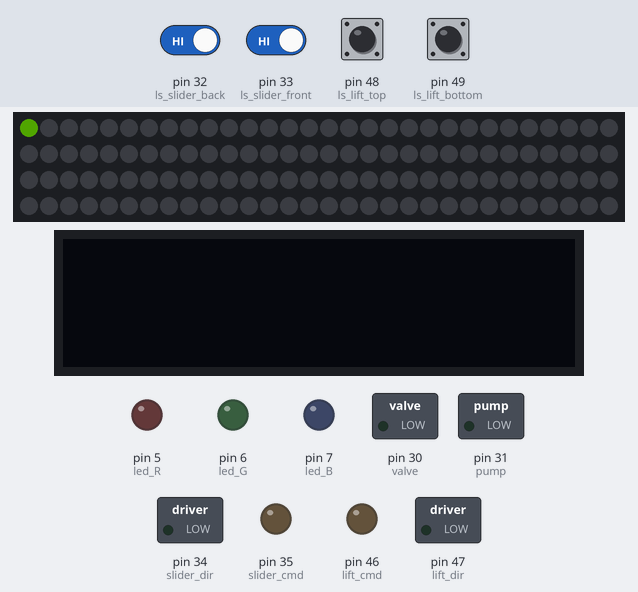
Recording of a sketch running on a simulated Arduino Mega 2560, built with avr-gcc and run on an emulated ATmega2560. Parts: 120 RGB LEDs in strip order, left to right, continuing on the next row, 128×32 one-colour display, switched loads named in the sketch (green lamp = pin HIGH), output pins drawn as LEDs (lit = HIGH). Inputs (shaded band) come from the test bench; at power-on: pin 32 (ls_slider_back), pin 33 (ls_slider_front), pin 48 (ls_lift_top), pin 49 (ls_lift_bottom) HIGH. Dim RGB values are drawn brighter than linear; what the sketch prints to the serial monitor is not drawn.

Above: at 0.1 s.
At 1.9 s:
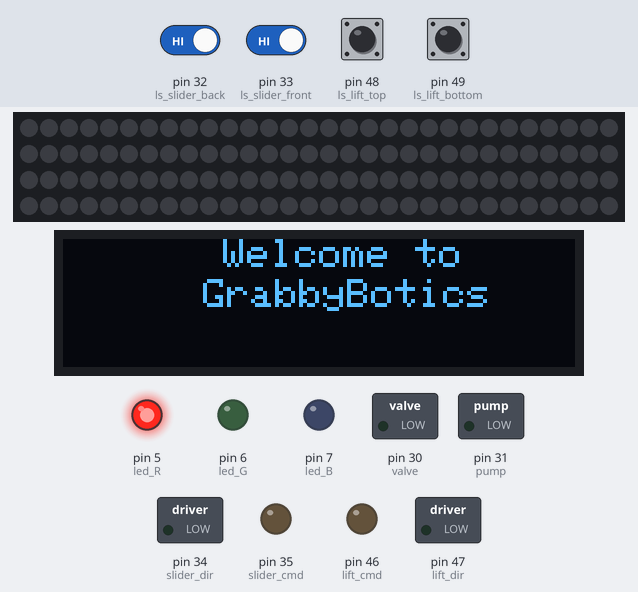
At 2.4 s:
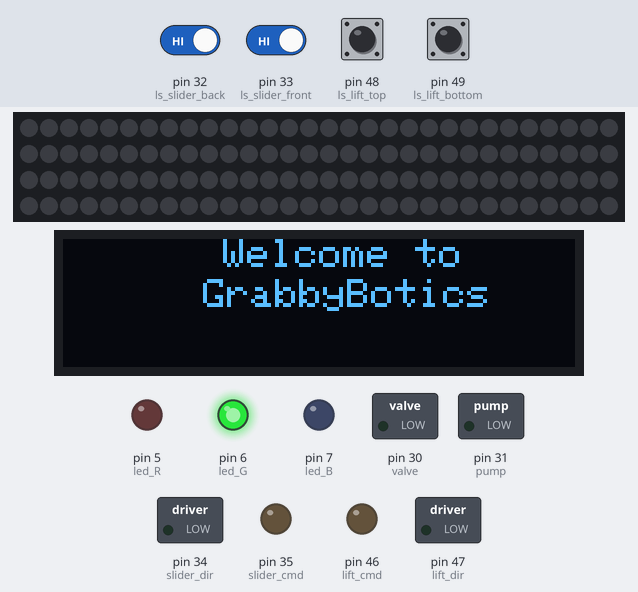
At 2.9 s:
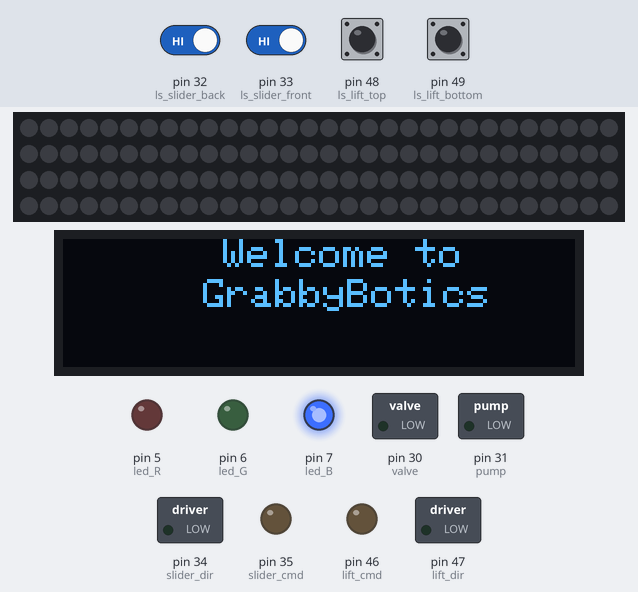
At 3.4 s:
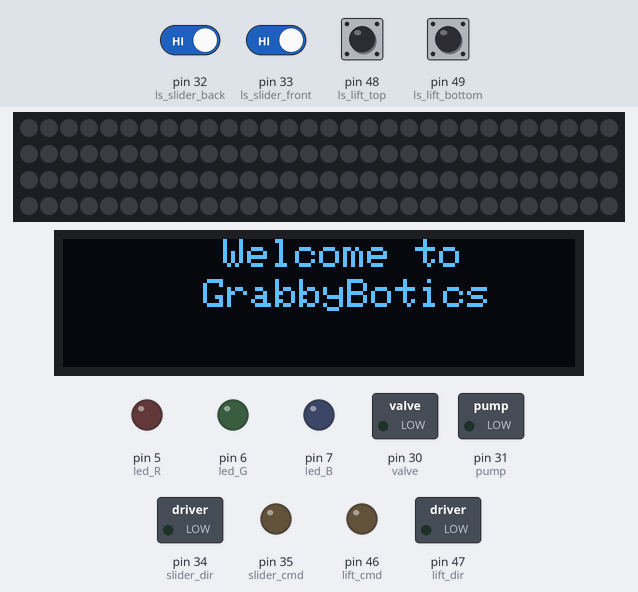
Timing chart, 0 to 4.9 s (numbered marks = the images above):
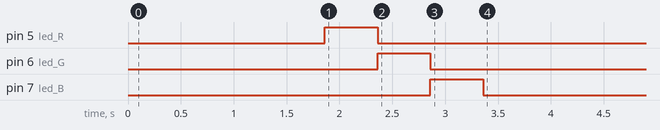

The sketch:

TestSequenceGrabby.ino
```cpp
//Nema17Stepper
#define slider_dir 34
#define slider_cmd 35

//led
#define led_R 5
#define led_G 6
#define led_B 7

//LS
#define ls_slider_back 32
#define ls_slider_front 33
#define ls_lift_bottom 49
#define ls_lift_top 48 //29

//relay
#define pump 31 //pin is 50
#define valve 30

//DC motor
#define lift_dir 47
#define lift_cmd 46


//variable
bool lsf_last=1; //to know if the limit switch slider front was the last pressed
bool lslt_last=0;

//Bande LED
// #include "Adafruit_NeoPixel.h"
// #define led_strip_pin  4
// #define led_strip_pixel_quant 120
// Adafruit_NeoPixel strip(led_strip_pixel_quant, led_strip_pin, NEO_GRB + NEO_KHZ800);
#include "LedStrip.hpp"

//OLED screen
#include <Wire.h>
#include <Adafruit_SSD1306.h>
#define screen_w 128 //
#define screen_h 32 //64 works but small, 32 better
Adafruit_SSD1306 screen(screen_w, screen_h, &Wire, -1);


//TOF sensor
#include <VL53L0X.h>
#include <movingAvg.h>
VL53L0X tof;
movingAvg tof_avg(15);

// //PID
#include <PID_v1.h>
double Setpoint, Input, Output;
double Kp=20, Ki=0, Kd=0;
PID myPID(&Input, &Output, &Setpoint, Kp, Ki, Kd, DIRECT);

//----------------------------------SETUP---------------------------------------------
void setup() {
  Serial.begin(9600);
  //stepper
  pinMode(slider_dir, OUTPUT);  // DIR Pin
  pinMode(slider_cmd, OUTPUT);  // STEP Pin
  digitalWrite(slider_cmd, 0);
  digitalWrite(slider_dir, 0);
  //led
  pinMode(led_R, OUTPUT);
  pinMode(led_G, OUTPUT);
  pinMode(led_B, OUTPUT);
  //LS
  pinMode(ls_slider_front, INPUT_PULLUP);
  pinMode(ls_slider_back, INPUT_PULLUP);
  pinMode(ls_lift_bottom, INPUT_PULLUP);
  pinMode(ls_lift_top, INPUT_PULLUP);
  //relays
  pinMode(pump, OUTPUT);
  pinMode(valve, OUTPUT);
  //DC motor
  pinMode(lift_dir, OUTPUT);
  pinMode(lift_cmd, OUTPUT);
  digitalWrite(lift_cmd, 0);
  digitalWrite(lift_dir, 0);

  //SETUP LED
  strip.begin();
  strip.setBrightness(50);  // luminosité de la LED (maximum 255)
  for (int x=0; x <= led_strip_pixel_quant; x++) {
    strip.setPixelColor(x, strip.Color(100, 200, 0));
    strip.show();
    delay(10);
    strip.clear();
  }

  //OLED screen
  screen.begin(SSD1306_SWITCHCAPVCC, 0x3C);
  screen.clearDisplay();
  screen.invertDisplay(0);
  screen.setTextSize(1);
  screen.setTextColor(SSD1306_WHITE);
  screen.setCursor(40, 0);
  screen.println("Welcome to");
  screen.setCursor(35, 10);
  screen.println("GrabbyBotics");
  screen.display();


  //TOF sensor
  tof.setAddress(0x31);
  tof.setTimeout(500);
  tof.init(true);
  tof.startContinuous();
  tof_avg.begin();

  digitalWrite(led_R,1);
  delay(500);
  digitalWrite(led_R,0);
  digitalWrite(led_G,1);
  delay(500);
  digitalWrite(led_G,0);
  digitalWrite(led_B,1);
  delay(500);
  digitalWrite(led_B,0);
  Serial.println("Setup done");
  //setup pid
  myPID.SetMode(AUTOMATIC);
  myPID.SetOutputLimits(-255,255);
  Setpoint = 180;
}


//----------------------------------LOOP---------------------------------------------
void loop() {
  // TEST SEQUENCE:
  lsTest(); //green light is on when ls pressed
  // relayTest(); //activate relays in turns
  // stepperTest2(); //one turn cw one cc
  // sliderTest(); //slider moves back to front
  // sliderTest2(); //slider moves front to back and ativate pump and valve
  // DCmotorTest(); //3sec cc and 3sec cw
  // liftTest(); //Lift goes all the way up then all the way down
  // globalTest(); //platform goes up -> grip sequence -> platform down -> release sequence

  // lcdScreen();
  // TOF();
  // lcdAndTOF();
  //platformAndTOF();
  //  platformPID(); //85mm to 277mm
  // globalGripAndReleaseSequence();

}

//----------------------------------FUNCTIONS----------------------------------------
void platformPID(){
  int dst = tof.readRangeContinuousMillimeters();
  int dst_avg = tof_avg.reading(dst);
  Serial.print(dst_avg);
  Input = dst_avg;
  myPID.Compute();
  if(Output <  0){
    digitalWrite(lift_dir, HIGH);
  }
  else{
    digitalWrite(lift_dir, LOW);
  }
  Serial.print(" output:");
  Serial.println(Output);
  if (abs(Output)>20) {
    analogWrite(lift_cmd, abs(Output));
  }
  else {
    analogWrite(lift_cmd, 0);
  }

  screen.clearDisplay();
  screen.setTextSize(1);
  screen.setTextColor(SSD1306_WHITE);
  screen.setCursor(0, 0);
  screen.println("Height: "+String(dst_avg)+" mm");
  screen.display();
}

void lcdAndTOF(){
  int dst = tof.readRangeContinuousMillimeters();
  int dst_avg = tof_avg.reading(dst);

  screen.clearDisplay();
  screen.setTextSize(1);
  screen.setTextColor(SSD1306_WHITE);
  screen.setCursor(0, 0);
  screen.println("Height: "+String(dst_avg)+" mm");
  screen.display();
}

void TOF(){
  int dst = tof.readRangeContinuousMillimeters();
  int dst_avg = tof_avg.reading(dst);
  Serial.println("distance: "+String(dst_avg));
  delay(50);
}

void lcdScreen(){
  screen.clearDisplay();

  //yellow info
  screen.setTextSize(1);
  screen.setTextColor(SSD1306_WHITE);
  screen.setCursor(0, 0);
  screen.println("H:xxx  D:xxx  p:x");
  //blue info
  screen.println("Picking up package");
  screen.println();
  screen.println("Holding at XXXmm");
  screen.display();
  delay(500);
}

//-----------------------------Test Sequence Functions-------------------------------------
void globalTest(){
  static bool ls_bottom_last = 1;
  static int step_delay = 200;
  bool ls_bottom_pressed = !digitalRead(ls_lift_bottom);
  bool ls_top_pressed = !digitalRead(ls_lift_top);

  //Platform arrives at the bottom
  if (ls_bottom_pressed && !ls_bottom_last) {
      analogWrite(lift_cmd, 0);
      strip.fill(strip.Color(0,165,255));
      strip.show();

      //Pump starts to grab the package and slider push it
      bool slider_ls_front_pressed = !digitalRead(ls_slider_front);
      digitalWrite(slider_dir, 0);
      digitalWrite(pump, 1);
      while (!slider_ls_front_pressed) {
        digitalWrite(slider_cmd,1);
        delayMicroseconds(step_delay);
        digitalWrite(slider_cmd,0);
        delayMicroseconds(step_delay);
        slider_ls_front_pressed = !digitalRead(ls_slider_front);
      }
      digitalWrite(pump, 0);

      //Set the package free
      digitalWrite(valve, 1);
      delay(2000);
      digitalWrite(valve, 0);

      //slider goes back to origin
      bool slider_ls_back_pressed = !digitalRead(ls_slider_back);
      digitalWrite(slider_dir, 1);
      while (!slider_ls_back_pressed) {
        digitalWrite(slider_cmd,1);
        delayMicroseconds(step_delay);
        digitalWrite(slider_cmd,0);
        delayMicroseconds(step_delay);
        slider_ls_back_pressed = !digitalRead(ls_slider_back);
      }

      //Platform starts going up
      digitalWrite(lift_dir, 0);
      analogWrite(lift_cmd, 255);
      digitalWrite(led_G, 0);
      digitalWrite(led_R, 1);
      ls_bottom_last = 1;
  }

  //Platform arrives to the top
  else if (ls_top_pressed && ls_bottom_last) {
      analogWrite(lift_cmd, 0);
      strip.fill(strip.Color(165,0,255));
      strip.show();


      //Slider goes forward to go in contact with the package
      bool slider_ls_front_pressed = !digitalRead(ls_slider_front);
      digitalWrite(slider_dir, 0);
      while (!slider_ls_front_pressed) {
        digitalWrite(slider_cmd,1);
        delayMicroseconds(step_delay);
        digitalWrite(slider_cmd,0);
        delayMicroseconds(step_delay);
        slider_ls_front_pressed = !digitalRead(ls_slider_front);
      }

      //Sucks the package
      digitalWrite(pump, 1);
      delay(1000);

      //Slider pulls the package on the platform
       bool slider_ls_back_pressed = !digitalRead(ls_slider_back);
      digitalWrite(slider_dir, 1);
      while (!slider_ls_back_pressed) {
        digitalWrite(slider_cmd,1);
        delayMicroseconds(step_delay);
        digitalWrite(slider_cmd,0);
        delayMicroseconds(step_delay);
        slider_ls_back_pressed = !digitalRead(ls_slider_back);
      }
      digitalWrite(pump,0);

      //Platform starts going down
      digitalWrite(lift_dir, 1);
      analogWrite(lift_cmd, 255);
      digitalWrite(led_G, 1);
      digitalWrite(led_R, 0);
      ls_bottom_last = 0;
  }

  if (ls_bottom_last) {
    ledLiftUp();
  }
  else {
    ledLiftDown();
  }
}

void liftTest(){
  bool lsb = digitalRead(ls_lift_bottom);
  bool lst = digitalRead(ls_lift_top);
  if (!lsb && lslt_last) {
    digitalWrite(lift_dir, 1);
    digitalWrite(lift_cmd, 1);
    digitalWrite(led_G, 0);
    digitalWrite(led_R, 1);
    lslt_last = 0;
  }
  else if (!lst && !lslt_last) {
    digitalWrite(lift_dir, 0);
    digitalWrite(lift_cmd, 1);
    digitalWrite(led_G, 1);
    digitalWrite(led_R, 0);
    lslt_last = 1;
  }
  if (lslt_last) {
    ledLiftUp();
  }
  else {
    ledLiftDown();
  }
}

void DCmotorTest() {
  //3sec one cw 3sec cc
  digitalWrite(lift_dir, 1);
  digitalWrite(led_G, 0);
  digitalWrite(led_R, 1);
  digitalWrite(lift_cmd, 1);
  delay(3000);
  digitalWrite(lift_cmd,0);
  delay(500);
  digitalWrite(lift_dir, 0);
  digitalWrite(led_G, 1);
  digitalWrite(led_R, 0);
  digitalWrite(lift_cmd, 1);
  delay(3000);
  digitalWrite(lift_cmd,0);
  delay(500);
}

void sliderTest2() {
  //forward (1) when cw, backward (0) when ccw
  bool lsf = digitalRead(ls_slider_front);
  bool lsb = digitalRead(ls_slider_back);
  if (!lsf && !lsf_last) { //front ls closed
    digitalWrite(slider_dir, 1);
    digitalWrite(pump,1);
    digitalWrite(led_G,0);
    digitalWrite(led_R,0);
    delay(2000);
    digitalWrite(pump,0);
    digitalWrite(led_G,1);
    digitalWrite(led_R,0);
    lsf_last = 1;
  }
  else if (!lsb && lsf_last) { //back ls closed
    digitalWrite(slider_dir, 0);
    digitalWrite(valve,1);
    digitalWrite(led_G,0);
    digitalWrite(led_R,0);
    delay(2000);
    digitalWrite(valve,0);
    digitalWrite(led_G,0);
    digitalWrite(led_R,1);
    lsf_last = 0;
  }
  int dl = 300;
  digitalWrite(slider_cmd,1);
  delayMicroseconds(dl);
  digitalWrite(slider_cmd,0);
  delayMicroseconds(dl);
}

void sliderTest() {
  //forward (1) when cw, backward (0) when ccw
  bool lsf = digitalRead(ls_slider_front);
  bool lsb = digitalRead(ls_slider_back);
  if (!lsf) { //front ls closed
    digitalWrite(slider_dir, 1);
    digitalWrite(led_G,1);
    digitalWrite(led_R,0);
  }
  else if (!lsb) { //back ls closed
    digitalWrite(slider_dir, 0);
    digitalWrite(led_G,0);
    digitalWrite(led_R,1);
  }
  int dl = 200 ;
  digitalWrite(slider_cmd,1);
  delayMicroseconds(dl);
  digitalWrite(slider_cmd,0);
  delayMicroseconds(dl);
}

void stepperTest2() { //stepper does one turn clockwise and one cc
   int dl = 200;
  digitalWrite(slider_dir,1);
  digitalWrite(led_G, 1);
  for (int x=0; x<2048; x++) {
    digitalWrite(slider_cmd,1);
    delayMicroseconds(dl);
    digitalWrite(slider_cmd,0);
    delayMicroseconds(dl);
  }
  digitalWrite(led_G, 0);
  delay(2000);
  digitalWrite(led_R, 1);
  digitalWrite(slider_dir,0);
  for (int x=0; x<2048; x++) {
    digitalWrite(slider_cmd,1);
    delayMicroseconds(dl);
    digitalWrite(slider_cmd,0);
    delayMicroseconds(dl);
  }
  digitalWrite(led_R, 0);
  delay(2000);
}

void relayTest() { //activates in turns both pump and valve relay
  digitalWrite(pump, 1);
  digitalWrite(led_G, 1);
  delay(1000);
  digitalWrite(led_G, 0);
  digitalWrite(pump, 0);
  delay(1000);
  digitalWrite(valve, 1);
  digitalWrite(led_R, 1);
  delay(1000);
  digitalWrite(led_R, 0);
  digitalWrite(valve, 0);
  delay(2000);
}

void lsTest(){ //green light on if one switch is closed
  bool a = digitalRead(ls_slider_front);
  bool b = digitalRead(ls_slider_back);
  bool c = digitalRead(ls_lift_bottom);
  bool d = digitalRead(ls_lift_top);
  //a || b || c || d
  if (!a || !b || !c || !d) {
    digitalWrite(led_G,1);
  }
  else {
    digitalWrite(led_G,0);
  }
}

//-----------------------------------ARCHIVES-------------------------------------------
/*
void DEMO(){
  bool lsb = digitalRead(ls_lift_bottom);
  bool lst = digitalRead(ls_lift_top);
  if (!lsb && lslt_last) {
    grippSequence();
    digitalWrite(lift_dir, 1);
    lslt_last = 0;
  }
  else if (!lst && !lslt_last) {
    releaseSequence();
    digitalWrite(lift_dir, 0);
    lslt_last = 1;
  }
  else {
    digitalWrite(lift_cmd, 1);
  }

  digitalWrite(led_G, 0);
  digitalWrite(led_R, 1);
}
void grippSequence() {
  bool lsf = digitalRead(ls_slider_front);
  int dl = 1300;
  digitalWrite(slider_dir, 1);
  while (!lsf) {
      digitalWrite(slider_cmd,1);
      delayMicroseconds(1300);
      digitalWrite(slider_cmd,0);
      delayMicroseconds(1300);
      lsf = digitalRead(ls_slider_front);
  }
  digitalWrite(pump,1);
  digitalWrite(led_G,0);
  digitalWrite(led_R,0);
  delay(2000);
  digitalWrite(pump,0);
  digitalWrite(led_G,1);
  digitalWrite(led_R,0);
  bool lsb = digitalRead(ls_slider_back);
  digitalWrite(slider_dir, 0);
  while (!lsb) {
    digitalWrite(slider_cmd,1);
    delayMicroseconds(1300);
    digitalWrite(slider_cmd,0);
    delayMicroseconds(1300);
    lsb = digitalRead(ls_slider_back);
  }
  digitalWrite(valve,1);
  digitalWrite(led_G,0);
  digitalWrite(led_R,0);
  delay(2000);
  digitalWrite(valve,0);
  digitalWrite(led_G,0);
  digitalWrite(led_R,1);

}

void releaseSequence(){
  //pass
}

void vacuumTest(){
  //if front ls if closed, start pump for 2s, if back ls is closed open valve for 2s
  bool lsf = digitalRead(ls_slider_front);
  bool lsb = digitalRead(ls_slider_back);
  if (!lsf) {
    digitalWrite(pump, 1);
    digitalWrite(led_G, 0);
    delay(2000);
  }
  else {
    digitalWrite(pump, 0);
    digitalWrite(led_G, 1);
  }
  if (!lsb) {
    digitalWrite(valve, 1);
    digitalWrite(led_R, 0);
    delay(2000);
  }
  else {
    digitalWrite(led_R, 1);
    digitalWrite(valve, 0);
  }
}

void stepperTest(){ //makes the stepper turn
  digitalWrite(slider_dir,0); // set the direction ofd the rotation (1 is clockwise)
  //turn on an off the pin delay max
  digitalWrite(slider_cmd,1);
  delayMicroseconds(400);
  digitalWrite(slider_cmd,0);
  delayMicroseconds(400);
}
bool slider(int direction=0, int speed=50; int duration=1, long int start_time=millis()) {
  //direction (1 is clockwise, 0 counterClockwise)
  //speed (0-100) ~ (400-1500) converted to delay in ns
  //durations time in ms
  int delay =1500-11*speed; // ((100-speed)/100)*1100 + 400
  digitalWrite(slider_dir, direction);
  if (millis()-start_time < duration) {
    digitalWrite(slider_cmd,1)
    delayMicroseconds(delay);
    digitalWrite(slider_cmd,0);
    delayMicroseconds(delay)
    return 1;
  }
  return 0;
}
void sliderTest(){
  start_time =
  while ( slider(1,70,1000))
}
*/

/*
void stepper28BYJTest(int steps, int direction, int delay){
  //delay is in ms (min 2);
  //direction (1 is cloxkmise)
  for (int x=0; x<steps; x++) {
    if (!direction) {
      Stepper28BYJCounterClockwise(delay);
    }
    else {
      Stepper28BYJClockwise(delay);
    }
  }
}
void Stepper28BYJClockwise(int dl){
  digitalWrite(in1, HIGH);digitalWrite(in2, LOW);digitalWrite(in3, LOW);digitalWrite(in4, HIGH);delay(dl);
  digitalWrite(in1, HIGH);digitalWrite(in2, HIGH);digitalWrite(in3, LOW);digitalWrite(in4, LOW);delay(dl);
  digitalWrite(in1, LOW);digitalWrite(in2, HIGH);digitalWrite(in3, HIGH);digitalWrite(in4, LOW);delay(dl);
  digitalWrite(in1, LOW);digitalWrite(in2, LOW);digitalWrite(in3, HIGH);digitalWrite(in4, HIGH);delay(dl);
}
void Stepper28BYJCounterClockwise(int dl){
  digitalWrite(in1, LOW);digitalWrite(in2, LOW);digitalWrite(in3, HIGH);digitalWrite(in4, HIGH);delay(dl);
  digitalWrite(in1, LOW);digitalWrite(in2, HIGH);digitalWrite(in3, HIGH);digitalWrite(in4, LOW);delay(dl);
  digitalWrite(in1, HIGH);digitalWrite(in2, HIGH);digitalWrite(in3, LOW);digitalWrite(in4, LOW);delay(dl);
  digitalWrite(in1, HIGH); digitalWrite(in2, LOW); digitalWrite(in3, LOW); digitalWrite(in4, HIGH);delay(dl);
}
*/
```

LedStrip.hpp
```cpp
#ifndef LEDSTRIP_HPP
#define LEDSTRIP_HPP

#include "Adafruit_NeoPixel.h"
#define led_strip_pin 4
#define led_strip_pixel_quant 120
Adafruit_NeoPixel strip(led_strip_pixel_quant, led_strip_pin, NEO_GRB + NEO_KHZ800);


void Circling(int led_quant, bool clockwise, uint32_t color) {
  static int pos;
  static int spacing = led_strip_pixel_quant / led_quant;
  int x;

  if (clockwise) {
    for (int i = 0; i < led_quant; i++) {
      x = (pos + i * spacing) % led_strip_pixel_quant;
      strip.setPixelColor(x, strip.Color(0,0,0));
      if (strip.getPixelColor(x)==color) {
        strip.setPixelColor(x, strip.Color(0,0,0));
      }
    }
    for (int i = 0; i < led_quant; i++) {
      x = (pos -1 + i * spacing) % led_strip_pixel_quant;
      if (strip.getPixelColor(x)==strip.Color(0,0,0)) {
        strip.setPixelColor(x, color);
      }
    }
    pos = (pos + 1) % led_strip_pixel_quant;
  }
  else {
    for (int i = led_strip_pixel_quant; i >= 0; i--) {
      x = (pos + i * spacing) % led_strip_pixel_quant;
      if (strip.getPixelColor(x)==color) {

      }
      strip.setPixelColor(x, strip.Color(0,0,0));
    }
    for (int i = led_strip_pixel_quant; i >= 0; i--) {
      x = (pos + 1 + i * spacing) % led_strip_pixel_quant;
      if (strip.getPixelColor(x)==strip.Color(0,0,0)) {
        strip.setPixelColor(x, color);
      }


    }
    pos = (pos - 1) % led_strip_pixel_quant;
  }

  strip.show(); // Update the LED strip
  delay(30); // Adjust the delay as needed to control the speed of the animation
}

void ledLiftUp() {
  Circling(10, 1, strip.Color(0,255,0));
}

void ledLiftDown(){
  Circling(10, 0, strip.Color(255,0,0));
}

#endif LEDSTRIP_HPP
```
